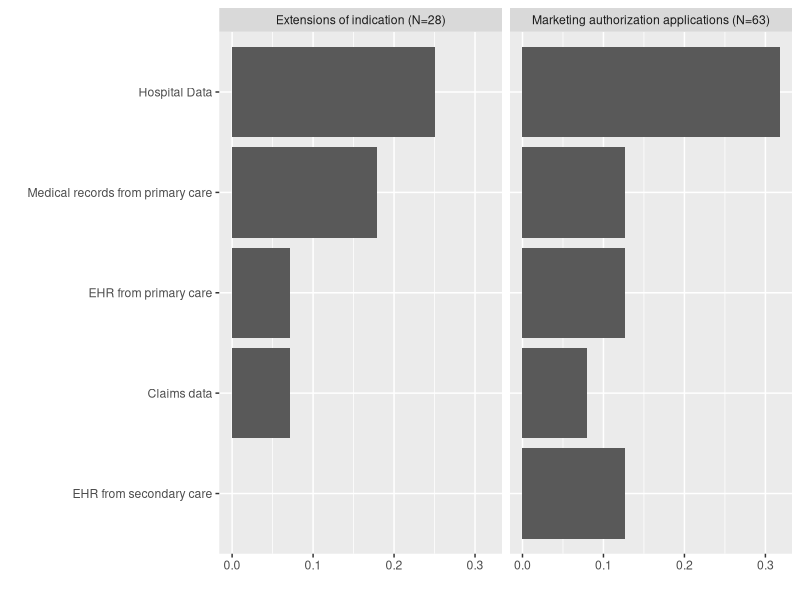
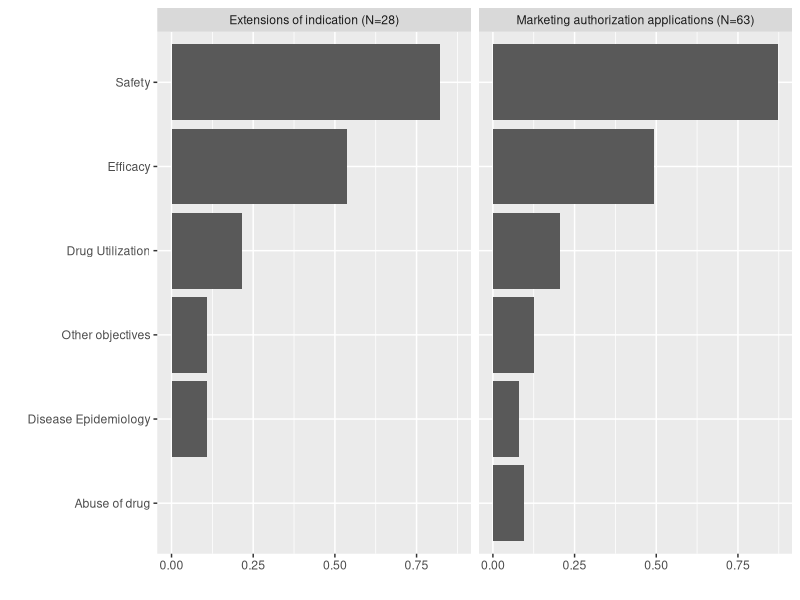

These figures' R source, in order:
## ---- chunk 1
#| echo: false
#| warning: false
library(ggplot2)
library(dplyr)
library(forcats)

sourcesRWD <- data.frame(RWDsource = c("EHR from primary care",
                                       "EHR from secondary care",
                                       "Medical records from primary care",
                                       "Hospital Data",
                                       "Claims data"
                                       ), 
                         Count = c(8/63,
                                   8/63,
                                   8/63,
                                   20/63,
                                   5/63),
                         Type = "Marketing authorization applications (N=63)")

sourcesRWD <- sourcesRWD %>% add_row(sourcesRWD <- data.frame(RWDsource = c("EHR from primary care",
                                       "EHR from secondary care",
                                       "Medical records from primary care",
                                       "Hospital Data",
                                       "Claims data"
                                       ), 
                         Count = c(2/28,
                                   0/28,
                                   5/28,
                                   7/28,
                                   2/28),
                         Type = "Extensions of indication (N=28)"))

ggplot(data=sourcesRWD, aes(x=fct_reorder(RWDsource, Count),y=Count)) +
  geom_bar(position="dodge",stat="identity") + 
  coord_flip() +
  ylab("") +
  xlab("") +
  facet_wrap(~ Type)
## ---- chunk 2
#| echo: false
#| warning: false
ggdat <- data.frame(Objective = c("Safety",
                                       "Efficacy",
                                       "Disease Epidemiology",
                                       "Drug Utilization",
                                       "Abuse of drug",
                                       "Other objectives"
                                       ), 
                         Count = c(55/63,
                                   31/63,
                                   5/63,
                                   13/63,
                                   6/63,
                                   8/63),
                         Type = "Marketing authorization applications (N=63)")

ggdat <- ggdat %>% add_row(ggdat <- data.frame(Objective = c("Safety",
                                       "Efficacy",
                                       "Disease Epidemiology",
                                       "Drug Utilization",
                                       "Abuse of drug",
                                       "Other objectives"
                                       ), 
                         Count = c(23/28,
                                   15/28,
                                   3/28,
                                   6/28,
                                   0/28,
                                   3/28),
                         Type = "Extensions of indication (N=28)"))

ggplot(data=ggdat, aes(x=fct_reorder(Objective, Count),y=Count)) +
  geom_bar(position="dodge",stat="identity") + 
  coord_flip() +
  ylab("") +
  xlab("") +
  facet_wrap(~ Type)
